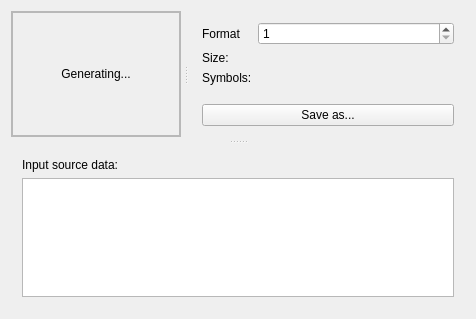
<?xml version="1.0" encoding="UTF-8"?>
<ui version="4.0">
 <class>Widget</class>
 <widget class="QWidget" name="Widget">
  <property name="geometry">
   <rect>
    <x>0</x>
    <y>0</y>
    <width>476</width>
    <height>319</height>
   </rect>
  </property>
  <property name="windowTitle">
   <string>Widget</string>
  </property>
  <layout class="QVBoxLayout" name="verticalLayout_3">
   <item>
    <widget class="QSplitter" name="splitter_2">
     <property name="orientation">
      <enum>Qt::Vertical</enum>
     </property>
     <property name="handleWidth">
      <number>10</number>
     </property>
     <property name="childrenCollapsible">
      <bool>false</bool>
     </property>
     <widget class="QSplitter" name="splitter">
      <property name="orientation">
       <enum>Qt::Horizontal</enum>
      </property>
      <property name="handleWidth">
       <number>10</number>
      </property>
      <property name="childrenCollapsible">
       <bool>false</bool>
      </property>
      <widget class="QScrollArea" name="scrollArea">
       <property name="widgetResizable">
        <bool>true</bool>
       </property>
       <widget class="QWidget" name="scrollAreaWidgetContents">
        <property name="geometry">
         <rect>
          <x>0</x>
          <y>0</y>
          <width>197</width>
          <height>121</height>
         </rect>
        </property>
        <layout class="QVBoxLayout" name="verticalLayout_7">
         <property name="spacing">
          <number>0</number>
         </property>
         <property name="margin">
          <number>0</number>
         </property>
         <item>
          <widget class="QLabel" name="image_label">
           <property name="frameShape">
            <enum>QFrame::StyledPanel</enum>
           </property>
           <property name="text">
            <string>Generating...</string>
           </property>
           <property name="alignment">
            <set>Qt::AlignCenter</set>
           </property>
           <property name="textInteractionFlags">
            <set>Qt::NoTextInteraction</set>
           </property>
          </widget>
         </item>
        </layout>
       </widget>
      </widget>
      <widget class="QWidget" name="layoutWidget">
       <layout class="QVBoxLayout" name="verticalLayout">
        <item>
         <spacer name="verticalSpacer">
          <property name="orientation">
           <enum>Qt::Vertical</enum>
          </property>
          <property name="sizeHint" stdset="0">
           <size>
            <width>20</width>
            <height>40</height>
           </size>
          </property>
         </spacer>
        </item>
        <item>
         <layout class="QFormLayout" name="formLayout">
          <item row="0" column="0">
           <widget class="QLabel" name="label_3">
            <property name="text">
             <string>Format</string>
            </property>
           </widget>
          </item>
          <item row="0" column="1">
           <widget class="QSpinBox" name="sBoxScale">
            <property name="minimum">
             <number>1</number>
            </property>
            <property name="maximum">
             <number>20</number>
            </property>
           </widget>
          </item>
          <item row="1" column="0">
           <widget class="QLabel" name="label">
            <property name="text">
             <string>Size:</string>
            </property>
           </widget>
          </item>
          <item row="1" column="1">
           <widget class="QLabel" name="labelSize">
            <property name="text">
             <string/>
            </property>
           </widget>
          </item>
          <item row="2" column="0">
           <widget class="QLabel" name="label_5">
            <property name="text">
             <string>Symbols:</string>
            </property>
           </widget>
          </item>
          <item row="2" column="1">
           <widget class="QLabel" name="labelSizeText">
            <property name="text">
             <string/>
            </property>
           </widget>
          </item>
         </layout>
        </item>
        <item>
         <spacer name="verticalSpacer_2">
          <property name="orientation">
           <enum>Qt::Vertical</enum>
          </property>
          <property name="sizeType">
           <enum>QSizePolicy::Fixed</enum>
          </property>
          <property name="sizeHint" stdset="0">
           <size>
            <width>20</width>
            <height>13</height>
           </size>
          </property>
         </spacer>
        </item>
        <item>
         <widget class="QPushButton" name="pButtonSave">
          <property name="text">
           <string>Save as...</string>
          </property>
         </widget>
        </item>
       </layout>
      </widget>
     </widget>
     <widget class="QWidget" name="layoutWidget">
      <layout class="QVBoxLayout" name="verticalLayout_2">
       <item>
        <widget class="QLabel" name="label_2">
         <property name="text">
          <string>Input source data:</string>
         </property>
        </widget>
       </item>
       <item>
        <widget class="QPlainTextEdit" name="plainTextEdit"/>
       </item>
      </layout>
     </widget>
    </widget>
   </item>
  </layout>
 </widget>
 <layoutdefault spacing="6" margin="11"/>
 <resources/>
 <connections/>
</ui>
